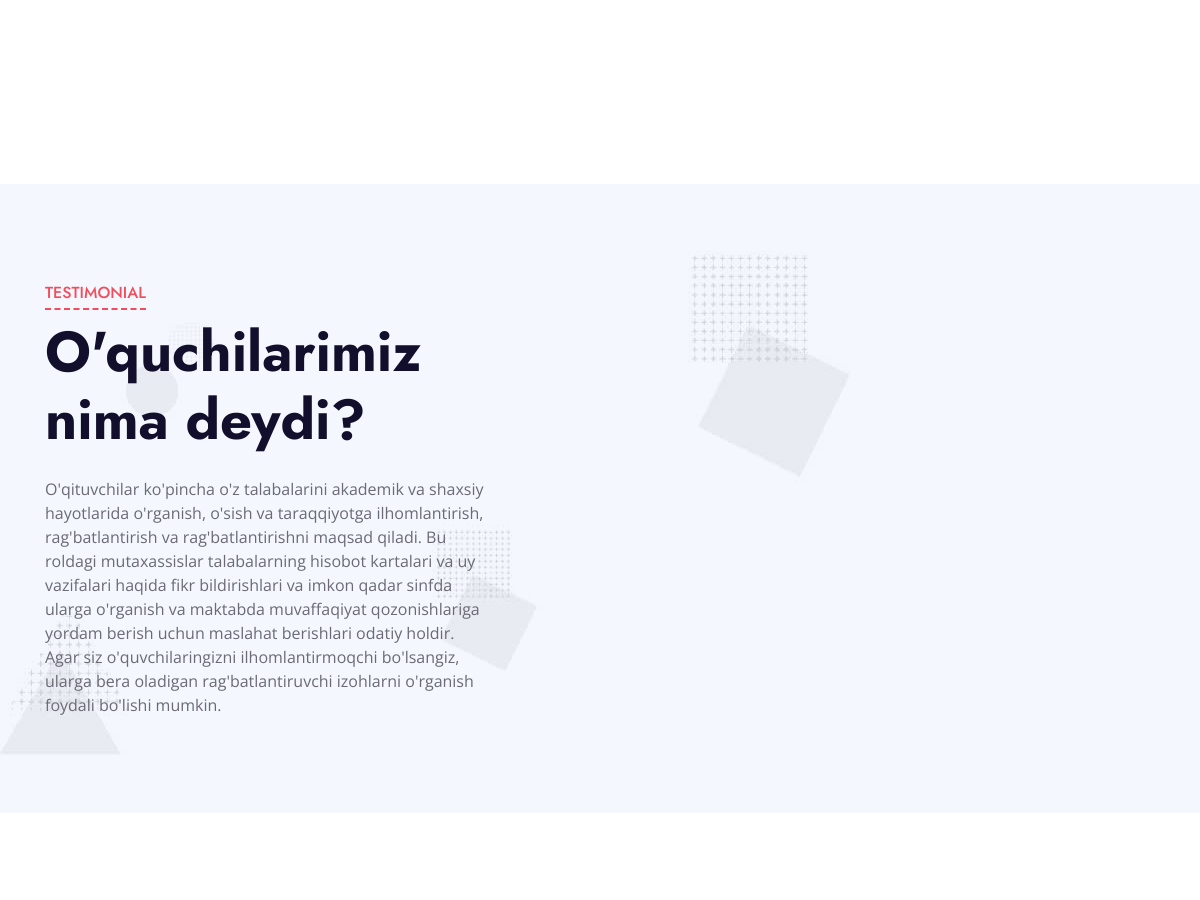
/ (middle part), run on an earlier commit of the app's database.
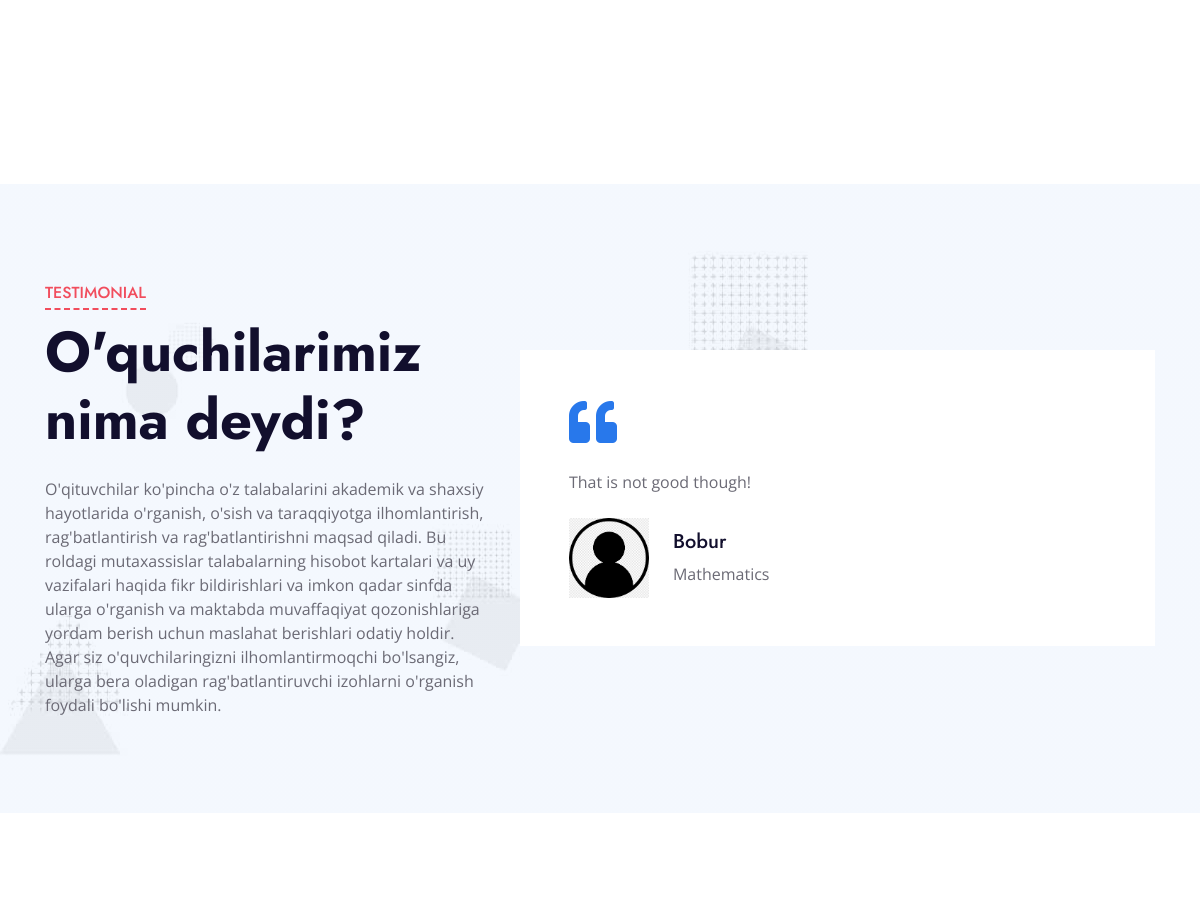
And on a later commit of the database.
### home/models.py (models this page shows, shortened)
class Post(models.Model):
    comment = models.TextField()
    name = models.CharField(max_length=50)
    email = models.EmailField(max_length=50, null=True, blank=True)
    subject = models.CharField(max_length=50, null=True, blank=True)
    created_at = models.DateTimeField(auto_now_add=True)
    class Meta:
        ordering = ['-created_at']

### home/views.py (the view, shortened to what this page needs)
# urls.py: 2. Add a URL to urlpatterns:  path('', views.home, name='home')
def home(request):
    subjects = Subject.objects.all()
    teachers= Teacher.objects.all()
    sub_count = subjects.count()
    te_count =teachers.count()
    degrees = Degrees.objects.all()
    de_count = degrees.count()
    posts = Post.objects.all()
    context={
        'subjects':subjects,
        'sub_count':sub_count,
        'te_count':te_count,
        'de_count':de_count,
        'posts':posts,
        'teachers': teachers,
    }
    return render(request, 'home.html', context)

### home/templates/home.html (shortened to what this page needs)
     {% extends "main.html" %}
     {% block content %}
    <div class="container-fluid py-5">
        <div class="container py-5">
        </div>
    </div>
    <div class="container-fluid bg-image py-5" style="margin: 90px 0;">
        <div class="container py-5">
            <div class="row align-items-center">
                <div class="col-lg-5 mb-5 mb-lg-0">
                    <div class="section-title position-relative mb-4">
                        <h6 class="d-inline-block position-relative text-secondary text-uppercase pb-2">Testimonial</h6>
                        <h1 class="display-4">O'quchilarimiz nima deydi?</h1>
                    </div>
                    <p class="m-0">O'qituvchilar ko'pincha o'z talabalarini akademik va shaxsiy hayotlarida o'rganish, o'sish va taraqqiyotga ilhomlantirish, rag'batlantirish va rag'batlantirishni maqsad qiladi. Bu roldagi mutaxassislar talabalarning hisobot kartalari va uy vazifalari haqida fikr bildirishlari va imkon qadar sinfda ularga o'rganish va maktabda muvaffaqiyat qozonishlariga yordam berish uchun maslahat berishlari odatiy holdir. Agar siz o'quvchilaringizni ilhomlantirmoqchi bo'lsangiz, ularga bera oladigan rag'batlantiruvchi izohlarni o'rganish foydali bo'lishi mumkin.</p>
                </div>
                <div class="col-lg-7">
                    <div class="owl-carousel testimonial-carousel">
                        {% for post in posts %}
                        <div class="bg-white p-5">
                            <i class="fa fa-3x fa-quote-left text-primary mb-4"></i>
                            <p>{{post.comment}}</p>
                            <div class="d-flex flex-shrink-0 align-items-center mt-4">
                                <img class="img-fluid mr-4" src="/static/images/images.png" alt="">
                                <div>
                                    <h5>{{post.name}}</h5>
                                    <span>{{post.subject}}</span>
                                </div>
                            </div>
                        </div>
                        {% endfor %}
                    </div>
                </div>
            </div>
        </div>
    </div>
   {% endblock content %}

### templates/main.html (shortened to what this page needs)
{% load static %}
<!DOCTYPE html>
<html lang="en">
<head>
    <link href="https://cdnjs.cloudflare.com/ajax/libs/font-awesome/5.10.0/css/all.min.css" rel="stylesheet">
    <link href="{% static 'lib/owlcarousel/assets/owl.carousel.min.css' %}" rel="stylesheet">
    <link href="{% static 'css/style.css' %}" rel="stylesheet">
</head>
<body>
{% block content %}
{% endblock content %}
</body>
</html>

### templates/footer.html (shortened to what this page needs)
{% load static %}

What changed in the data, as far as the page shows it:
added Post: comment "That is not good though!", name "Bobur", subject "Mathematics"
